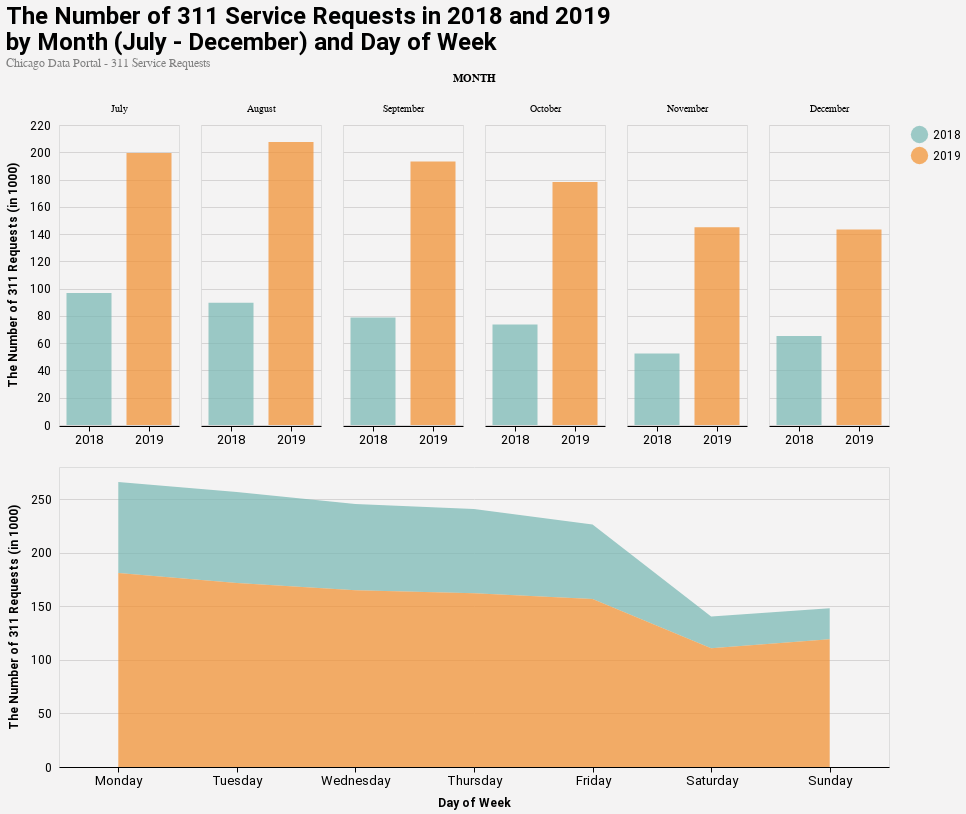

Source (notebook cell):
### Markdown cell above
#### *Chart #1*

### Code cell
count

### Figure 1 — Vega-Lite specification as saved in the notebook (floating-point values rounded to 4 significant figures)
{"config": {"title": {"anchor": "start", "fontSize": 24, "font": "Roboto", "fontColor": "#000000"}, "subtitle": {"font": "Roboto", "fontSize": 22, "fontColor": "#838383", "subtitlePadding": 10}, "caption": {"font": "Roboto", "fontSize": 22, "fontColor": "#000000"}, "axisX": {"domain": true, "domainColor": "#000000", "domainWidth": 1, "grid": false, "labelFontSize": 13, "labelFont": "Roboto", "labelAngle": 0, "tickColor": "#000000", "tickSize": 5, "titleFontSize": 12, "titlePadding": 10, "titleFont": "Roboto", "title": ""}, "axisY": {"domain": false, "grid": true, "gridColor": "#d6d4d4", "gridWidth": 1, "labelFontSize": 12, "labelFont": "Roboto", "labelPadding": 8, "ticks": false, "titleFontSize": 12, "titlePadding": 10, "titleFont": "Roboto", "titleAngle": 270}, "background": "#f4f3f3", "legend": {"labelFontSize": 12, "labelFont": "Roboto", "symbolSize": 300, "symbolType": "circle", "titleFontSize": 15, "titlePadding": 10, "titleFont": "Roboto", "orient": "right", "offset": 20}, "range": {"category": ["#76b7b2", "#f28e2b", "#e15759", "#4e79a7", "#59a14f", "#edc948", "#b07aa1", "#ff9da7", "#9c755f", "#bab0ac"], "diverging": ["#e1f5fe", "#b3e5fc", "#81d4fa", "#4fc3f7", "#29b6f6", "#03a9f4", "#039be5", "#0288d1", "#0277bd", "#01579b"]}, "geoshape": {"category": ["#76b7b2", "#f28e2b", "#e15759", "#4e79a7", "#59a14f", "#edc948", "#b07aa1", "#ff9da7", "#9c755f", "#bab0ac"], "diverging": ["#e1f5fe", "#b3e5fc", "#81d4fa", "#4fc3f7", "#29b6f6", "#03a9f4", "#039be5", "#0288d1", "#0277bd", "#01579b"]}, "area": {"category": ["#76b7b2", "#f28e2b", "#e15759", "#4e79a7", "#59a14f", "#edc948", "#b07aa1", "#ff9da7", "#9c755f", "#bab0ac"], "fill": "#1696d2", "opacity": 0.7}, "line": {"color": "#1696d2", "stroke": "#1696d2", "strokewidth": 5}, "point": {"filled": true}, "circle": {"color": "#4e79a7", "size": 13}, "text": {"font": "Roboto", "color": "#1696d2", "fontSize": 11, "align": "right", "fontWeight": 400, "size": 11}, "bar": {"size": 40, "binSpacing": 1, "continuousBandSize": 30, "discreteBandSize": 30, "fill": "#1696d2", "stroke": false, "opacity": 0.7}}, "vconcat": [{"data": {"name": "data-d320bd407cf431c8389e9ba502a417fb"}, "mark": {"type": "bar", "opacity": 0.7, "size": 45}, "encoding": {"color": {"type": "nominal", "field": "CREATED_YEAR", "legend": {"title": ""}}, "column": {"type": "nominal", "field": "MONTH", "sort": ["July", "August", "September", "October", "November", "December"]}, "x": {"type": "nominal", "axis": {"labelAngle": 0}, "field": "CREATED_YEAR", "title": ""}, "y": {"type": "quantitative", "field": "COUNT", "title": "The Number of 311 Requests (in 1000)"}}, "height": 300, "title": {"text": ["The Number of 311 Service Requests in 2018 and 2019", "by Month (July - December) and Day of Week"], "subtitle": ["Chicago Data Portal - 311 Service Requests"], "subtitleColor": "grey"}, "width": 120}, {"data": {"name": "data-68035dfb6c5ec97b840054f1f2317163"}, "mark": "area", "encoding": {"color": {"type": "nominal", "field": "CREATED_YEAR", "legend": {"title": ""}}, "x": {"type": "nominal", "axis": {"labelAngle": 0}, "field": "CREATED_DAY_OF_WEEK", "sort": ["Monday", "Tuesday", "Wednesday", "Thursday", "Friday", "Saturday", "Sunday"], "title": "Day of Week"}, "y": {"type": "quantitative", "field": "COUNT", "title": "The Number of 311 Requests (in 1000)"}}, "height": 300, "width": 830}], "$schema": "https://vega.github.io/schema/vega-lite/v4.0.2.json", "datasets": {"data-d320bd407cf431c8389e9ba502a417fb": [{"CREATED_MONTH": 7, "CREATED_YEAR": 2018, "COUNT": 96.75, "MONTH": "July"}, {"CREATED_MONTH": 8, "CREATED_YEAR": 2018, "COUNT": 89.69, "MONTH": "August"}, {"CREATED_MONTH": 9, "CREATED_YEAR": 2018, "COUNT": 78.89, "MONTH": "September"}, {"CREATED_MONTH": 10, "CREATED_YEAR": 2018, "COUNT": 73.76, "MONTH": "October"}, {"CREATED_MONTH": 11, "CREATED_YEAR": 2018, "COUNT": 52.45, "MONTH": "November"}, {"CREATED_MONTH": 12, "CREATED_YEAR": 2018, "COUNT": 65.29, "MONTH": "December"}, {"CREATED_MONTH": 7, "CREATED_YEAR": 2019, "COUNT": 199.4, "MONTH": "July"}, {"CREATED_MONTH": 8, "CREATED_YEAR": 2019, "COUNT": 207.5, "MONTH": "August"}, {"CREATED_MONTH": 9, "CREATED_YEAR": 2019, "COUNT": 193.3, "MONTH": "September"}, {"CREATED_MONTH": 10, "CREATED_YEAR": 2019, "COUNT": 178.2, "MONTH": "October"}, {"CREATED_MONTH": 11, "CREATED_YEAR": 2019, "COUNT": 144.9, "MONTH": "November"}, {"CREATED_MONTH": 12, "CREATED_YEAR": 2019, "COUNT": 143.4, "MONTH": "December"}], "data-68035dfb6c5ec97b840054f1f2317163": [{"CREATED_DAY_OF_WEEK": "Sunday", "CREATED_YEAR": 2018, "COUNT": 28.92}, {"CREATED_DAY_OF_WEEK": "Monday", "CREATED_YEAR": 2018, "COUNT": 84.81}, {"CREATED_DAY_OF_WEEK": "Tuesday", "CREATED_YEAR": 2018, "COUNT": 84.89}, {"CREATED_DAY_OF_WEEK": "Wednesday", "CREATED_YEAR": 2018, "COUNT": 80.42}, {"CREATED_DAY_OF_WEEK": "Thursday", "CREATED_YEAR": 2018, "COUNT": 78.57}, {"CREATED_DAY_OF_WEEK": "Friday", "CREATED_YEAR": 2018, "COUNT": 69.58}, {"CREATED_DAY_OF_WEEK": "Saturday", "CREATED_YEAR": 2018, "COUNT": 29.66}, {"CREATED_DAY_OF_WEEK": "Sunday", "CREATED_YEAR": 2019, "COUNT": 119.2}, {"CREATED_DAY_OF_WEEK": "Monday", "CREATED_YEAR": 2019, "COUNT": 181.1}, {"CREATED_DAY_OF_WEEK": "Tuesday", "CREATED_YEAR": 2019, "COUNT": 171.8}, {"CREATED_DAY_OF_WEEK": "Wednesday", "CREATED_YEAR": 2019, "COUNT": 164.9}, {"CREATED_DAY_OF_WEEK": "Thursday", "CREATED_YEAR": 2019, "COUNT": 162.2}, {"CREATED_DAY_OF_WEEK": "Friday", "CREATED_YEAR": 2019, "COUNT": 156.7}, {"CREATED_DAY_OF_WEEK": "Saturday", "CREATED_YEAR": 2019, "COUNT": 110.8}]}}
